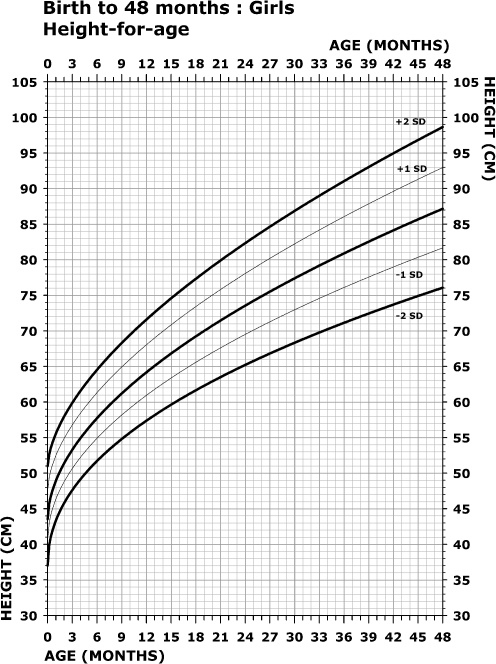
#> input picture research/raw/figs/antonius_fig2.jpg, 496 x 664 px
$ python digitize_antonius.py
#> lines starting #> are read from the running program, lines starting #| are printed output that depends on the picture
#!/usr/bin/env python3
"""Digitize Antonius 2008 growth charts (figs 2-5) into research/data/whs_growth/.

Method: frame-based axis calibration + per-column dark-run extraction + ordered
5-track nearest-neighbour tracking. Two threshold configs -> duplicate-run error
estimate on 10 points per chart. Overlay PNGs saved for visual verification.
"""
import csv
import pathlib

import numpy as np
from PIL import Image, ImageDraw

ROOT = pathlib.Path(__file__).resolve().parents[1]
FIGS = ROOT / "research" / "raw" / "figs"
OUT = ROOT / "research" / "data" / "whs_growth"
OUT.mkdir(parents=True, exist_ok=True)

CHARTS = {
    "height_girls": dict(file="antonius_fig2.jpg", measure="length", sex="girls",
                         xl=47, xr=442, yt=81, yb=615, ymin=30.0, ymax=105.0, unit="cm"),
    "height_boys": dict(file="antonius_fig3.jpg", measure="length", sex="boys",
                        xl=49, xr=448, yt=75, yb=614, ymin=30.0, ymax=105.0, unit="cm"),
    "weight_girls": dict(file="antonius_fig4.jpg", measure="weight", sex="girls",
                         xl=41, xr=448, yt=82, yb=632, ymin=0.0, ymax=12.0, unit="kg"),
    "weight_boys": dict(file="antonius_fig5.jpg", measure="weight", sex="boys",
                        xl=41, xr=447, yt=78, yb=626, ymin=0.0, ymax=12.0, unit="kg"),
}
LINES = ["+2SD", "+1SD", "mean", "-1SD", "-2SD"]  # top to bottom
MONTHS = list(range(0, 49, 3))


def find_runs(col, thr):
    ys = np.where(col < thr)[0]
    runs = []
    start = prev = None
    for y in ys:
        if start is None:
            start = prev = y
        elif y - prev > 1:
            runs.append((int(start), int(prev)))
            start = prev = y
        else:
            prev = y
    if start is not None:
        runs.append((int(start), int(prev)))
    return runs


def digitize(cfg, thr):
    a = np.array(Image.open(FIGS / cfg["file"]).convert("L"))
    xl, xr, yt, yb = cfg["xl"], cfg["xr"], cfg["yt"], cfg["yb"]
    ppm = (xr - xl) / 48.0
    H, W = a.shape

    def py_to_val(py):
        return cfg["ymin"] + (yb - py) / (yb - yt) * (cfg["ymax"] - cfg["ymin"])

    # --- choose seed column with exactly 5 plausible runs ---
    seed = None
    for m in [24, 30, 20, 36, 18, 12, 28, 32]:
        x = int(round(xl + m * ppm))
        col = a[:, x].astype(int)
        runs = [(s, e) for (s, e) in find_runs(col, thr) if yt + 2 < s and e < yb - 2 and (e - s) <= 20]
        if len(runs) == 5:
            seed = (m, x, runs)
            break
    if seed is None:
        raise RuntimeError(f"no seed column found for {cfg['file']}")

    # --- track right and left from seed ---
    def track(start_x, seed_runs, direction):
        tracks = [[(s + e) / 2.0] for (s, e) in seed_runs]  # y-center per line
        gaps = [0] * 5
        xs = list(range(start_x + direction, xl - 1 if direction < 0 else xr, direction))
        for x in xs:
            col = a[:, x].astype(int)
            runs = [(s, e) for (s, e) in find_runs(col, thr) if yt + 2 < s and e < yb - 2 and (e - s) <= 25]
            # candidate centers; tall runs may be merged pairs OR marker blobs:
            # offer center + both edge centers, let prediction pick
            cands = []
            for (s, e) in runs:
                h = e - s
                cands.append(((s + e) / 2.0, h))
                if h >= 6:
                    cands.append((s + 1.5, h))
                    cands.append((e - 1.5, h))
            used = set()
            for i in range(5):
                hist = tracks[i]
                pred = hist[-1]
                if len(hist) >= 2:
                    pred = hist[-1] + (hist[-1] - hist[-2]) * 0.8
                best, bestd = None, 9e9
                for j, (c, h) in enumerate(cands):
                    if j in used:
                        continue
                    d = abs(c - pred)
                    if d < bestd:
                        best, bestd = j, d
                if best is not None and bestd <= 6.0:
                    used.add(best)
                    hist.append(cands[best][0])
                    gaps[i] = 0
                else:
                    hist.append(pred)
                    gaps[i] += 1
        return tracks

    m_seed, x_seed, seed_runs = seed
    left = track(x_seed, seed_runs, -1)
    right = track(x_seed, seed_runs, +1)
    # assemble: y-center per line per x (we recorded only sequences; for simplicity resample at months)
    # Build lookup: for each direction we sampled one value per x step; reconstruct dict x->[5]
    ymap = {}
    for x, vals in zip(range(x_seed, xl - 1, -1), zip(*left)):
        ymap[x] = list(vals)
    for x, vals in zip(range(x_seed + 1, xr), zip(*right)):
        ymap[x] = list(vals)

    # --- sample at month grid ---
    samples = {}
    fallback_used = 0
    for m in MONTHS:
        x = int(round(xl + m * ppm))
        x = min(max(x, xl + 1), xr - 1)
        cols5 = []
        for xx in [x - 1, x, x + 1]:
            if xx < xl + 1 or xx > xr - 1:
                continue
            runs = [(s, e) for (s, e) in find_runs(a[:, xx].astype(int), thr)
                    if yt + 2 < s and e < yb - 2 and (e - s) <= 25]
            if len(runs) == 5:
                cols5.append([(s + e) / 2.0 for (s, e) in runs])
        if cols5:
            vals = []
            for i in range(5):
                py = float(np.mean([c[i] for c in cols5]))
                vals.append(round(py_to_val(py), 3))
        else:
            fallback_used += 1
            cols = [xx for xx in range(x - 1, x + 2) if xx in ymap]
            vals = []
            for i in range(5):
                ys = [ymap[xx][i] for xx in cols]
                py = float(np.mean(ys)) if ys else None
                vals.append(None if py is None else round(py_to_val(py), 3))
        samples[m] = vals
    samples["_fallback_used"] = fallback_used
    return samples


def run_all(thr, tag):
    allsamples = {}
    for name, cfg in CHARTS.items():
        s = digitize(cfg, thr)
        allsamples[name] = s
        print(f"[{tag}] {name} (fallback cols used: {s.get('_fallback_used')}): " + "; ".join(
            f"{m}mo:" + ",".join("na" if v is None else f"{v:.2f}" for v in s[m])
            for m in [0, 12, 24, 36, 48]))
    return allsamples


A = run_all(145, "A")
#> in digitize, a is the input picture: shape (664, 496); min 0, max 255, mean 234.3
#> the loop in digitize, `for m in [24, 30, 20, 36, 18, 12, 28, 32]:` made 2 passes
#> runs on passes 1 to 2: [(242, 244), (305, 307), (364, 366)], [(209, 212), (243, 244), (277, 279), (309, 310), (341, 344)]
#> in digitize, `m_seed, x_seed, seed_runs = seed`: m_seed = 30; x_seed = 294; seed_runs = [(209, 212), (243, 244), (277, 279), (309, 310), (341, 344)]
#> in track, `tracks = [[(s + e) / 2.0] for (s, e) in seed_runs]`: tracks = [[210.5], [243.5], [278], [309.5], [342.5]]
#> the loop in track, `for x in xs:` made 247 passes
#> runs on passes 1 to 3: [(210, 212), (244, 244), (277, 279), (310, 310), (342, 344)], [(211, 213), (245, 245), (278, 280), (310, 310), (342, 344)], [(211, 213), (245, 245), (278, 280), (311, 311), (343, 345)]
#> after the loop in track, `for x in xs:`: gaps = [1, 1, 1, 1, 1]
#> in digitize, `left = track(x_seed, seed_runs, -1)`: left = 5 items
#> the loop in track (call 2), `for x in xs:` made 147 passes
#> runs on passes 1, 2, 3, 4, 5, 6, 7, 8, 10, 11, 12: [(209, 211), (243, 243), (276, 278), (309, 309), (341, 343)], [(208, 210), (242, 242), (276, 278), (340, 342)], [(208, 210), (242, 242), (275, 277), (308, 308), (340, 342)], [(207, 209), (241, 241), (275, 277), (340, 342)], [(206, 209), (274, 276), (307, 307), (339, 341)], [(206, 208), (240, 240), (274, 276), (339, 341)], [(205, 207), (273, 275), (306, 306), (338, 340)], [(204, 207), (239, 239), (273, 275), (306, 306), (338, 340)], [(203, 205), (238, 238), (272, 274), (305, 305), (337, 339)], [(203, 205), (237, 237), (271, 273), (304, 304), (337, 339)], [(202, 204), (237, 237), (271, 273), (304, 304), (336, 338)]
#> runs on passes 9, 14: [(204, 206), (238, 238), (272, 274), (305, 305), (338, 339)], [(201, 203), (270, 272), (303, 303), (336, 337)]
#> the loop in digitize, `for x, vals in zip(range(x_seed, xl - 1, -1), zip(*left)):` made 248 passes
#> (x, vals) on passes 1 to 3: (294, (210.5, 243.5, 278, 309.5, 342.5)), (293, (211, 244, 278, 310, 343)), (292, (212, 245, 279, 310, 343))
#> after the loop in digitize, `for x, vals in zip(range(x_seed, xl - 1, -1), zip(*left)):`: ymap = 248 items
#> the loop in digitize, `for x, vals in zip(range(x_seed + 1, xr), zip(*right)):` made 147 passes
#> vals on passes 1 to 12: (210.5, 243.5, 278, 309.5, 342.5), (210, 243, 277, 309, 342), (209, 242, 277, 308.6, 341), (209, 242, 276, 308, 341), (208, 241, 276, 307.5, 341), (207.5, 240.2, 275, 307, 340), (207, 240, 275, 306.6, 340), (206, 239.8, 274, 306, 339), (205.5, 239, 274, 306, 339), (205, 238, 273, 305, 338.5), (204, 238, 273, 305, 338), (204, 237, 272, 304, 338)
#> after the loop in digitize, `for x, vals in zip(range(x_seed + 1, xr), zip(*right)):`: ymap = 395 items
#> the loop in digitize, `for m in MONTHS:` made 17 passes
#> (x, fallback_used, cols) on pass 16: (417, 1, [416, 417, 418])
#> x on passes 1 to 6: 48, 72, 96, 121, 146, 170
#> after the loop in digitize, `for m in MONTHS:`: fallback_used = 1; samples = 17 items
#> in run_all, `s = digitize(cfg, thr)`: s = 18 items
#| [A] height_girls (fallback cols used: 1): 0mo:52.23,49.10,45.13,42.53,39.06; 12mo:71.57,68.06,64.18,60.95,57.34; 24mo:82.21,77.96,73.47,69.40,65.15; 36mo:91.10,86.04,80.84,76.07,71.15; 48mo:98.47,92.78,87.02,81.55,75.93
#> pass 2 of the loop in run_all, `for name, cfg in CHARTS.items():`:
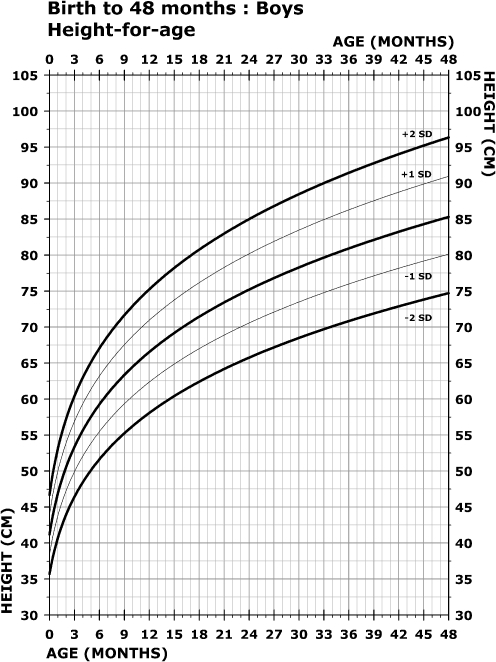
#> input picture research/raw/figs/antonius_fig3.jpg, 496 x 662 px
#> in digitize, a is the input picture: shape (662, 496); min 0, max 255, mean 235.6
#> xl = 49; xr = 448; yt = 75; yb = 614
#> ppm = 8.31
#> the loop in digitize (call 2), `for m in [24, 30, 20, 36, 18, 12, 28, 32]:` made 1 pass
#> (x, runs) on pass 1: (248, [(218, 220), (254, 254), (289, 291), (323, 323), (356, 358)])
#> m_seed = 24; x_seed = 248; seed_runs = [(218, 220), (254, 254), (289, 291), (323, 323), (356, 358)]
#> the loop in digitize (call 2), `for x, vals in zip(range(x_seed, xl - 1, -1), zip(*left)):` made 200 passes
#> (x, vals) on passes 1 to 3: (248, (219, 254, 290, 323, 357)), (247, (220, 254, 290, 323, 358)), (246, (220, 255, 290, 323, 358))
#> after the loop in digitize (call 2), `for x, vals in zip(range(x_seed, xl - 1, -1), zip(*left)):`: ymap = 200 items
#> the loop in digitize (call 2), `for x, vals in zip(range(x_seed + 1, xr), zip(*right)):` made 199 passes
#> vals on passes 1 to 3: (219, 254, 290, 323, 357), (218.5, 253, 289, 322, 357), (218, 252.2, 288.5, 322, 357)
#> after the loop in digitize (call 2), `for x, vals in zip(range(x_seed + 1, xr), zip(*right)):`: ymap = 399 items
#> the loop in digitize (call 2), `for m in MONTHS:` made 17 passes
#> (x, fallback_used, cols) on pass 16: (423, 1, [422, 423, 424])
#> after the loop in digitize (call 2), `for m in MONTHS:`: fallback_used = 1
#| [A] height_boys (fallback cols used: 1): 0mo:48.02,45.17,42.38,39.53,36.71; 12mo:75.29,70.98,66.53,62.42,58.04; 24mo:84.94,80.14,75.13,70.54,65.71; 36mo:91.43,86.26,80.93,75.97,70.82; 48mo:96.37,90.95,85.24,80.09,74.67
#> pass 3 of the loop in run_all, `for name, cfg in CHARTS.items():`:
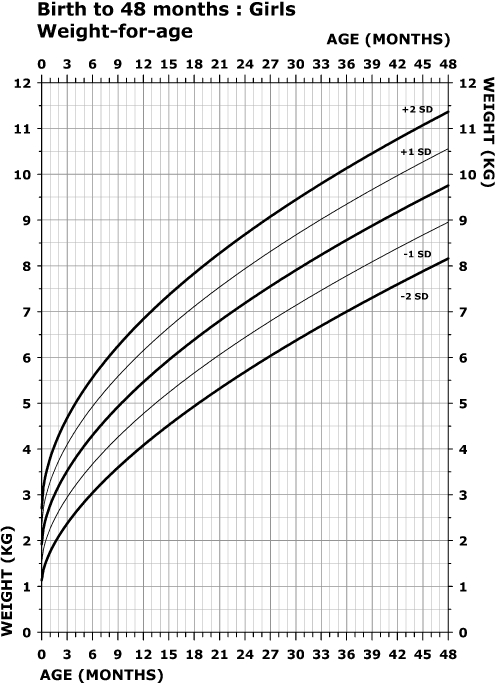
#> input picture research/raw/figs/antonius_fig4.jpg, 496 x 685 px
#> in digitize, a is the input picture: shape (685, 496); min 0, max 255, mean 236.6
#> xl = 41; yt = 82; yb = 632
#> ppm = 8.48
#> the loop in digitize (call 3), `for m in [24, 30, 20, 36, 18, 12, 28, 32]:` made 1 pass
#> (x, runs) on pass 1: (244, [(233, 236), (268, 269), (302, 304), (337, 338), (371, 373)])
#> x_seed = 244; seed_runs = [(233, 236), (268, 269), (302, 304), (337, 338), (371, 373)]
#> the loop in digitize (call 3), `for x, vals in zip(range(x_seed, xl - 1, -1), zip(*left)):` made 204 passes
#> (x, vals) on passes 1 to 3: (244, (234.5, 268.5, 303, 337.5, 372)), (243, (235, 269, 303.5, 338, 372.5)), (242, (236, 270, 304, 339, 373))
#> after the loop in digitize (call 3), `for x, vals in zip(range(x_seed, xl - 1, -1), zip(*left)):`: ymap = 204 items
#> the loop in digitize (call 3), `for x, vals in zip(range(x_seed + 1, xr), zip(*right)):` made 203 passes
#> vals on passes 1 to 3: (234.5, 268.5, 303, 337.5, 372), (233.5, 268, 302, 336.5, 371), (233, 267, 301.5, 336, 370.5)
#> after the loop in digitize (call 3), `for x, vals in zip(range(x_seed + 1, xr), zip(*right)):`: ymap = 407 items
#> the loop in digitize (call 3), `for m in MONTHS:` made 17 passes
#> (x, fallback_used, cols) on passes 1, 16: (42, 1, [41, 42, 43]), (423, 2, [422, 423, 424])
#> after the loop in digitize (call 3), `for m in MONTHS:`: fallback_used = 2
#| [A] weight_girls (fallback cols used: 2): 0mo:3.29,2.70,2.31,1.70,1.39; 12mo:6.84,6.15,5.47,4.78,4.08; 24mo:8.68,7.93,7.18,6.43,5.68; 36mo:10.13,9.35,8.56,7.78,7.00; 48mo:11.35,10.54,9.73,8.94,8.14
#> the loop made 4 passes; the first 3 are shown
#> A = 4 items
B = run_all(135, "B")
#> pass 2 of the loop in run_all, `for name, cfg in CHARTS.items():`:
#> pass 3 of the loop in run_all, `for name, cfg in CHARTS.items():`:
#> the loop made 4 passes; the first 3 are shown

print("\n--- duplicate-run diffs (10 pts/chart) ---")
pts = [(m, i) for m in [0, 6, 12, 18, 24, 30, 36, 42, 48] for i in [2]] + [(24, 0)]
allpts = [(m, i) for m in MONTHS for i in range(5)]
err = {}
for name in CHARTS:
    diffs = []
    for (m, i) in pts:
        va, vb = A[name][m][i], B[name][m][i]
        if va is not None and vb is not None:
            diffs.append(abs(va - vb))
    alld = []
    for (m, i) in allpts:
        va, vb = A[name][m][i], B[name][m][i]
        if va is not None and vb is not None:
            alld.append(abs(va - vb))
    mean_d = float(np.mean(diffs)) if diffs else None
    mean_all = float(np.mean(alld)) if alld else None
    err[name] = mean_d
    print(name, "10pt n=", len(diffs), "mean:", None if mean_d is None else round(mean_d, 4),
          "| full-grid n=", len(alld), "mean:", None if mean_all is None else round(mean_all, 4),
          "max:", None if not alld else round(max(alld), 4))

print("\n--- anchor checks vs paper text ---")
anchors = {
    "weight_boys": ("mean", {0: 2.1, 48: 9.7}),
    "weight_girls": ("mean", {0: 1.9, 48: 9.8}),
    "height_boys": ("mean", {0: 41.5, 48: 85.8}),
    "height_girls": ("mean", {0: 43.0, 48: 87.2}),
}
for name, (line, exp) in anchors.items():
    for m, v in exp.items():
        got = A[name][m][2]
        print(f"{name} {line} @{m}mo: digitized={got} paper={v} delta={None if got is None else round(got-v,3)}")

# --- write CSV ---
rows = []
for name, s in A.items():
    cfg = CHARTS[name]
    for m in MONTHS:
        for i, line in enumerate(LINES):
            v = s[m][i]
            rows.append({
                "source_id": "antonius2008", "sex": cfg["sex"], "age_months": m,
                "measure": cfg["measure"], "line": line,
                "value": "" if v is None else v, "method": "digitized",
                "est_error": "" if err[name] is None else round(err[name], 3),
            })
#> this loop made 4 passes
#> name on passes 1 to 4: 'height_girls', 'height_boys', 'weight_girls', 'weight_boys'
dest = OUT / "antonius_digitized.csv"
with dest.open("w", newline="") as f:
    w = csv.DictWriter(f, fieldnames=["source_id", "sex", "age_months", "measure", "line", "value", "method", "est_error"])
    w.writeheader()
    w.writerows(rows)
print("\nwrote", dest, len(rows), "rows")

# duplicate-run raw outputs for provenance
for tag, data in [("A", A), ("B", B)]:
    p = ROOT / "research" / "raw" / f"antonius_digitized_run{tag}.json"
    import json
    p.write_text(json.dumps({k: {str(m): v for m, v in s.items()} for k, s in data.items()}, indent=1))
    print("wrote", p)

# --- overlays for visual verification ---
for name, cfg in CHARTS.items():
    im = Image.open(FIGS / cfg["file"]).convert("RGB")
    dr = ImageDraw.Draw(im)
    xl, xr = cfg["xl"], cfg["xr"]
    yt, yb = cfg["yt"], cfg["yb"]
    ppm = (xr - xl) / 48.0
    colors = [(220, 0, 0), (0, 140, 0), (0, 0, 220), (150, 0, 150), (200, 120, 0)]
    for m in MONTHS:
        x = int(round(xl + m * ppm))
        for i in range(5):
            v = A[name][m][i]
            if v is None:
                continue
            py = yb - (v - cfg["ymin"]) / (cfg["ymax"] - cfg["ymin"]) * (yb - yt)
            dr.ellipse([x - 2, py - 2, x + 2, py + 2], outline=colors[i], width=1)
    dest = FIGS / f"overlay_{name}.png"
    im.save(dest)
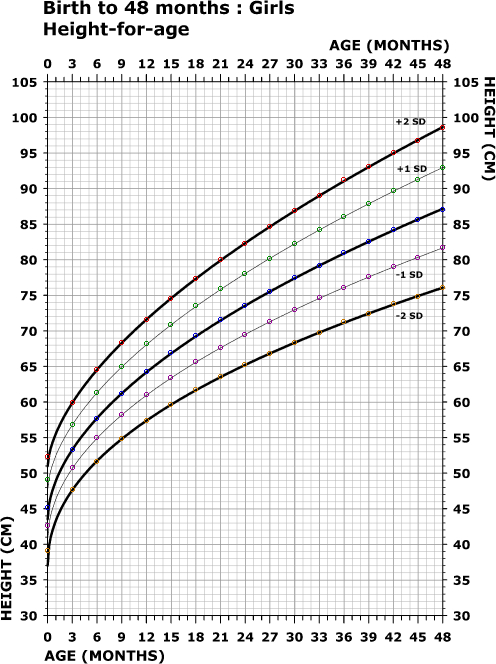
#> saved as overlay_height_girls.png: PIL image 496x664 RGB; mean R, G, B 234.2, 234, 234
    print("overlay:", dest)
#> pass 2 of the loop `for name, cfg in CHARTS.items():`:
#> im: PIL image 496x662 RGB
#> `im.save(dest)`:
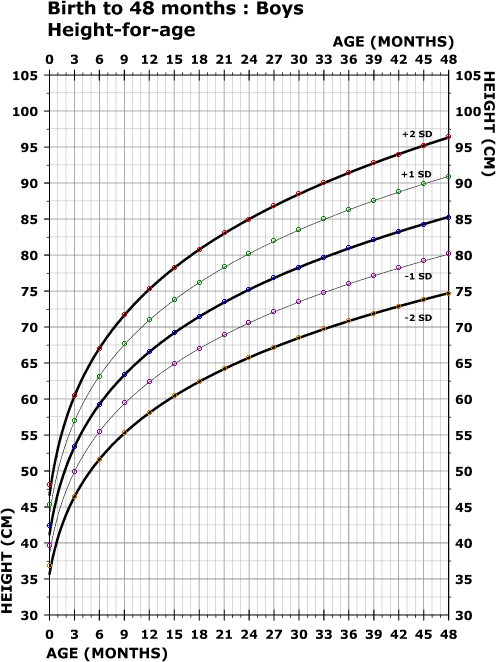
#> saved as overlay_height_boys.png: PIL image 496x662 RGB; mean R, G, B 235.4, 235.3, 235.3
#> pass 3 of the loop `for name, cfg in CHARTS.items():`:
#> im: PIL image 496x685 RGB
#> `im.save(dest)`:
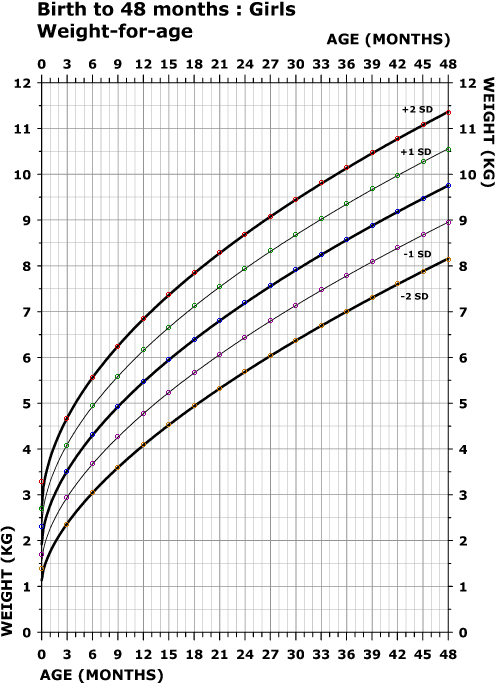
#> saved as overlay_weight_girls.png: PIL image 496x685 RGB; mean R, G, B 236.4, 236.3, 236.3
#> the loop made 4 passes; the first 3 are shown
